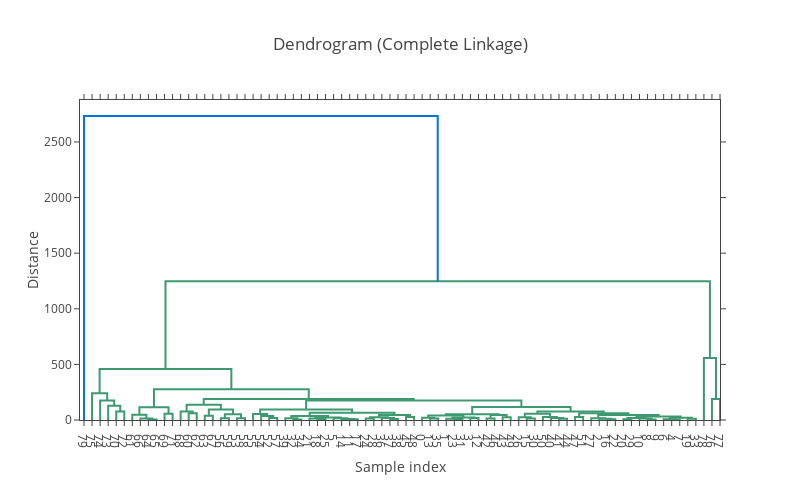

The notebook cell saved with this chart:
### Code cell
# Menampilkan dendrogram menggunakan Plotly untuk metode 'average'
fig_complete = ff.create_dendrogram(linkage_matrix_complete)
fig_complete.update_layout(title='Dendrogram (Complete Linkage)',
                          xaxis_title='Sample index',
                          yaxis_title='Distance',
                          width=800, height=500)
fig_complete.show()

### Figure 1 — Plotly figure (JSON) as saved in the notebook; plotly's stock layout.template omitted (floating-point values rounded to 4 significant figures)
{"data": [{"hoverinfo": "text", "marker": {"color": "rgb(61,153,112)"}, "mode": "lines", "type": "scatter", "x": [45, 45, 55, 55], "xaxis": "x", "y": [0, 75.77, 75.77, 0], "yaxis": "y"}, {"hoverinfo": "text", "marker": {"color": "rgb(61,153,112)"}, "mode": "lines", "type": "scatter", "x": [35, 35, 50, 50], "xaxis": "x", "y": [0, 127.4, 127.4, 75.77], "yaxis": "y"}, {"hoverinfo": "text", "marker": {"color": "rgb(61,153,112)"}, "mode": "lines", "type": "scatter", "x": [25, 25, 42.5, 42.5], "xaxis": "x", "y": [0, 175.5, 175.5, 127.4], "yaxis": "y"}, {"hoverinfo": "text", "marker": {"color": "rgb(61,153,112)"}, "mode": "lines", "type": "scatter", "x": [15, 15, 33.75, 33.75], "xaxis": "x", "y": [0, 241.6, 241.6, 175.5], "yaxis": "y"}, {"hoverinfo": "text", "marker": {"color": "rgb(61,153,112)"}, "mode": "lines", "type": "scatter", "x": [85, 85, 95, 95], "xaxis": "x", "y": [0, 4.544, 4.544, 0], "yaxis": "y"}, {"hoverinfo": "text", "marker": {"color": "rgb(61,153,112)"}, "mode": "lines", "type": "scatter", "x": [75, 75, 90, 90], "xaxis": "x", "y": [0, 14.61, 14.61, 4.544], "yaxis": "y"}, {"hoverinfo": "text", "marker": {"color": "rgb(61,153,112)"}, "mode": "lines", "type": "scatter", "x": [65, 65, 82.5, 82.5], "xaxis": "x", "y": [0, 46.5, 46.5, 14.61], "yaxis": "y"}, {"hoverinfo": "text", "marker": {"color": "rgb(61,153,112)"}, "mode": "lines", "type": "scatter", "x": [105, 105, 115, 115], "xaxis": "x", "y": [0, 55.94, 55.94, 0], "yaxis": "y"}, {"hoverinfo": "text", "marker": {"color": "rgb(61,153,112)"}, "mode": "lines", "type": "scatter", "x": [73.75, 73.75, 110, 110], "xaxis": "x", "y": [46.5, 114.1, 114.1, 55.94], "yaxis": "y"}, {"hoverinfo": "text", "marker": {"color": "rgb(61,153,112)"}, "mode": "lines", "type": "scatter", "x": [135, 135, 145, 145], "xaxis": "x", "y": [0, 61.35, 61.35, 0], "yaxis": "y"}, {"hoverinfo": "text", "marker": {"color": "rgb(61,153,112)"}, "mode": "lines", "type": "scatter", "x": [125, 125, 140, 140], "xaxis": "x", "y": [0, 77.51, 77.51, 61.35], "yaxis": "y"}, {"hoverinfo": "text", "marker": {"color": "rgb(61,153,112)"}, "mode": "lines", "type": "scatter", "x": [155, 155, 165, 165], "xaxis": "x", "y": [0, 38.29, 38.29, 0], "yaxis": "y"}, {"hoverinfo": "text", "marker": {"color": "rgb(61,153,112)"}, "mode": "lines", "type": "scatter", "x": [175, 175, 185, 185], "xaxis": "x", "y": [0, 15.36, 15.36, 0], "yaxis": "y"}, {"hoverinfo": "text", "marker": {"color": "rgb(61,153,112)"}, "mode": "lines", "type": "scatter", "x": [195, 195, 205, 205], "xaxis": "x", "y": [0, 15.63, 15.63, 0], "yaxis": "y"}, {"hoverinfo": "text", "marker": {"color": "rgb(61,153,112)"}, "mode": "lines", "type": "scatter", "x": [180, 180, 200, 200], "xaxis": "x", "y": [15.36, 51.98, 51.98, 15.63], "yaxis": "y"}, {"hoverinfo": "text", "marker": {"color": "rgb(61,153,112)"}, "mode": "lines", "type": "scatter", "x": [160, 160, 190, 190], "xaxis": "x", "y": [38.29, 94.36, 94.36, 51.98], "yaxis": "y"}, {"hoverinfo": "text", "marker": {"color": "rgb(61,153,112)"}, "mode": "lines", "type": "scatter", "x": [132.5, 132.5, 175, 175], "xaxis": "x", "y": [77.51, 138.1, 138.1, 94.36], "yaxis": "y"}, {"hoverinfo": "text", "marker": {"color": "rgb(61,153,112)"}, "mode": "lines", "type": "scatter", "x": [235, 235, 245, 245], "xaxis": "x", "y": [0, 18.14, 18.14, 0], "yaxis": "y"}, {"hoverinfo": "text", "marker": {"color": "rgb(61,153,112)"}, "mode": "lines", "type": "scatter", "x": [225, 225, 240, 240], "xaxis": "x", "y": [0, 36.46, 36.46, 18.14], "yaxis": "y"}, {"hoverinfo": "text", "marker": {"color": "rgb(61,153,112)"}, "mode": "lines", "type": "scatter", "x": [215, 215, 232.5, 232.5], "xaxis": "x", "y": [0, 54.67, 54.67, 36.46], "yaxis": "y"}, {"hoverinfo": "text", "marker": {"color": "rgb(61,153,112)"}, "mode": "lines", "type": "scatter", "x": [265, 265, 275, 275], "xaxis": "x", "y": [0, 3.983, 3.983, 0], "yaxis": "y"}, {"hoverinfo": "text", "marker": {"color": "rgb(61,153,112)"}, "mode": "lines", "type": "scatter", "x": [255, 255, 270, 270], "xaxis": "x", "y": [0, 16.02, 16.02, 3.983], "yaxis": "y"}, {"hoverinfo": "text", "marker": {"color": "rgb(61,153,112)"}, "mode": "lines", "type": "scatter", "x": [295, 295, 305, 305], "xaxis": "x", "y": [0, 9.63, 9.63, 0], "yaxis": "y"}, {"hoverinfo": "text", "marker": {"color": "rgb(61,153,112)"}, "mode": "lines", "type": "scatter", "x": [285, 285, 300, 300], "xaxis": "x", "y": [0, 13.55, 13.55, 9.63], "yaxis": "y"}, {"hoverinfo": "text", "marker": {"color": "rgb(61,153,112)"}, "mode": "lines", "type": "scatter", "x": [335, 335, 345, 345], "xaxis": "x", "y": [0, 7.269, 7.269, 0], "yaxis": "y"}, {"hoverinfo": "text", "marker": {"color": "rgb(61,153,112)"}, "mode": "lines", "type": "scatter", "x": [325, 325, 340, 340], "xaxis": "x", "y": [0, 9.016, 9.016, 7.269], "yaxis": "y"}, {"hoverinfo": "text", "marker": {"color": "rgb(61,153,112)"}, "mode": "lines", "type": "scatter", "x": [315, 315, 332.5, 332.5], "xaxis": "x", "y": [0, 15.23, 15.23, 9.016], "yaxis": "y"}, {"hoverinfo": "text", "marker": {"color": "rgb(61,153,112)"}, "mode": "lines", "type": "scatter", "x": [292.5, 292.5, 323.8, 323.8], "xaxis": "x", "y": [13.55, 23.17, 23.17, 15.23], "yaxis": "y"}, {"hoverinfo": "text", "marker": {"color": "rgb(61,153,112)"}, "mode": "lines", "type": "scatter", "x": [262.5, 262.5, 308.1, 308.1], "xaxis": "x", "y": [16.02, 36.29, 36.29, 23.17], "yaxis": "y"}, {"hoverinfo": "text", "marker": {"color": "rgb(61,153,112)"}, "mode": "lines", "type": "scatter", "x": [355, 355, 365, 365], "xaxis": "x", "y": [0, 14.4, 14.4, 0], "yaxis": "y"}, {"hoverinfo": "text", "marker": {"color": "rgb(61,153,112)"}, "mode": "lines", "type": "scatter", "x": [385, 385, 395, 395], "xaxis": "x", "y": [0, 8.236, 8.236, 0], "yaxis": "y"}, {"hoverinfo": "text", "marker": {"color": "rgb(61,153,112)"}, "mode": "lines", "type": "scatter", "x": [375, 375, 390, 390], "xaxis": "x", "y": [0, 18.82, 18.82, 8.236], "yaxis": "y"}, {"hoverinfo": "text", "marker": {"color": "rgb(61,153,112)"}, "mode": "lines", "type": "scatter", "x": [360, 360, 382.5, 382.5], "xaxis": "x", "y": [14.4, 24.17, 24.17, 18.82], "yaxis": "y"}, {"hoverinfo": "text", "marker": {"color": "rgb(61,153,112)"}, "mode": "lines", "type": "scatter", "x": [405, 405, 415, 415], "xaxis": "x", "y": [0, 26.62, 26.62, 0], "yaxis": "y"}, {"hoverinfo": "text", "marker": {"color": "rgb(61,153,112)"}, "mode": "lines", "type": "scatter", "x": [371.2, 371.2, 410, 410], "xaxis": "x", "y": [24.17, 44.11, 44.11, 26.62], "yaxis": "y"}, {"hoverinfo": "text", "marker": {"color": "rgb(61,153,112)"}, "mode": "lines", "type": "scatter", "x": [285.3, 285.3, 390.6, 390.6], "xaxis": "x", "y": [36.29, 66.28, 66.28, 44.11], "yaxis": "y"}, {"hoverinfo": "text", "marker": {"color": "rgb(61,153,112)"}, "mode": "lines", "type": "scatter", "x": [223.8, 223.8, 338.0, 338.0], "xaxis": "x", "y": [54.67, 93.47, 93.47, 66.28], "yaxis": "y"}, {"hoverinfo": "text", "marker": {"color": "rgb(61,153,112)"}, "mode": "lines", "type": "scatter", "x": [435, 435, 445, 445], "xaxis": "x", "y": [0, 12.39, 12.39, 0], "yaxis": "y"}, {"hoverinfo": "text", "marker": {"color": "rgb(61,153,112)"}, "mode": "lines", "type": "scatter", "x": [425, 425, 440, 440], "xaxis": "x", "y": [0, 20.42, 20.42, 12.39], "yaxis": "y"}, {"hoverinfo": "text", "marker": {"color": "rgb(61,153,112)"}, "mode": "lines", "type": "scatter", "x": [465, 465, 475, 475], "xaxis": "x", "y": [0, 8.32, 8.32, 0], "yaxis": "y"}, {"hoverinfo": "text", "marker": {"color": "rgb(61,153,112)"}, "mode": "lines", "type": "scatter", "x": [455, 455, 470, 470], "xaxis": "x", "y": [0, 11.45, 11.45, 8.32], "yaxis": "y"}, {"hoverinfo": "text", "marker": {"color": "rgb(61,153,112)"}, "mode": "lines", "type": "scatter", "x": [485, 485, 495, 495], "xaxis": "x", "y": [0, 18.22, 18.22, 0], "yaxis": "y"}, {"hoverinfo": "text", "marker": {"color": "rgb(61,153,112)"}, "mode": "lines", "type": "scatter", "x": [462.5, 462.5, 490, 490], "xaxis": "x", "y": [11.45, 22.38, 22.38, 18.22], "yaxis": "y"}, {"hoverinfo": "text", "marker": {"color": "rgb(61,153,112)"}, "mode": "lines", "type": "scatter", "x": [432.5, 432.5, 476.2, 476.2], "xaxis": "x", "y": [20.42, 39.41, 39.41, 22.38], "yaxis": "y"}, {"hoverinfo": "text", "marker": {"color": "rgb(61,153,112)"}, "mode": "lines", "type": "scatter", "x": [505, 505, 515, 515], "xaxis": "x", "y": [0, 13.7, 13.7, 0], "yaxis": "y"}, {"hoverinfo": "text", "marker": {"color": "rgb(61,153,112)"}, "mode": "lines", "type": "scatter", "x": [525, 525, 535, 535], "xaxis": "x", "y": [0, 24.74, 24.74, 0], "yaxis": "y"}, {"hoverinfo": "text", "marker": {"color": "rgb(61,153,112)"}, "mode": "lines", "type": "scatter", "x": [510, 510, 530, 530], "xaxis": "x", "y": [13.7, 44.64, 44.64, 24.74], "yaxis": "y"}, {"hoverinfo": "text", "marker": {"color": "rgb(61,153,112)"}, "mode": "lines", "type": "scatter", "x": [454.4, 454.4, 520, 520], "xaxis": "x", "y": [39.41, 52.67, 52.67, 44.64], "yaxis": "y"}, {"hoverinfo": "text", "marker": {"color": "rgb(61,153,112)"}, "mode": "lines", "type": "scatter", "x": [555, 555, 565, 565], "xaxis": "x", "y": [0, 12.79, 12.79, 0], "yaxis": "y"}, {"hoverinfo": "text", "marker": {"color": "rgb(61,153,112)"}, "mode": "lines", "type": "scatter", "x": [545, 545, 560, 560], "xaxis": "x", "y": [0, 24.8, 24.8, 12.79], "yaxis": "y"}, {"hoverinfo": "text", "marker": {"color": "rgb(61,153,112)"}, "mode": "lines", "type": "scatter", "x": [595, 595, 605, 605], "xaxis": "x", "y": [0, 12.01, 12.01, 0], "yaxis": "y"}, {"hoverinfo": "text", "marker": {"color": "rgb(61,153,112)"}, "mode": "lines", "type": "scatter", "x": [585, 585, 600, 600], "xaxis": "x", "y": [0, 18.35, 18.35, 12.01], "yaxis": "y"}, {"hoverinfo": "text", "marker": {"color": "rgb(61,153,112)"}, "mode": "lines", "type": "scatter", "x": [575, 575, 592.5, 592.5], "xaxis": "x", "y": [0, 28.07, 28.07, 18.35], "yaxis": "y"}, {"hoverinfo": "text", "marker": {"color": "rgb(61,153,112)"}, "mode": "lines", "type": "scatter", "x": [552.5, 552.5, 583.8, 583.8], "xaxis": "x", "y": [24.8, 56.22, 56.22, 28.07], "yaxis": "y"}, {"hoverinfo": "text", "marker": {"color": "rgb(61,153,112)"}, "mode": "lines", "type": "scatter", "x": [615, 615, 625, 625], "xaxis": "x", "y": [0, 27.68, 27.68, 0], "yaxis": "y"}, {"hoverinfo": "text", "marker": {"color": "rgb(61,153,112)"}, "mode": "lines", "type": "scatter", "x": [655, 655, 665, 665], "xaxis": "x", "y": [0, 5.657, 5.657, 0], "yaxis": "y"}, {"hoverinfo": "text", "marker": {"color": "rgb(61,153,112)"}, "mode": "lines", "type": "scatter", "x": [645, 645, 660, 660], "xaxis": "x", "y": [0, 10.58, 10.58, 5.657], "yaxis": "y"}, {"hoverinfo": "text", "marker": {"color": "rgb(61,153,112)"}, "mode": "lines", "type": "scatter", "x": [635, 635, 652.5, 652.5], "xaxis": "x", "y": [0, 14.66, 14.66, 10.58], "yaxis": "y"}, {"hoverinfo": "text", "marker": {"color": "rgb(61,153,112)"}, "mode": "lines", "type": "scatter", "x": [675, 675, 685, 685], "xaxis": "x", "y": [0, 6.679, 6.679, 0], "yaxis": "y"}, {"hoverinfo": "text", "marker": {"color": "rgb(61,153,112)"}, "mode": "lines", "type": "scatter", "x": [705, 705, 715, 715], "xaxis": "x", "y": [0, 4.249, 4.249, 0], "yaxis": "y"}, {"hoverinfo": "text", "marker": {"color": "rgb(61,153,112)"}, "mode": "lines", "type": "scatter", "x": [695, 695, 710, 710], "xaxis": "x", "y": [0, 12.69, 12.69, 4.249], "yaxis": "y"}, {"hoverinfo": "text", "marker": {"color": "rgb(61,153,112)"}, "mode": "lines", "type": "scatter", "x": [680, 680, 702.5, 702.5], "xaxis": "x", "y": [6.679, 17.75, 17.75, 12.69], "yaxis": "y"}, {"hoverinfo": "text", "marker": {"color": "rgb(61,153,112)"}, "mode": "lines", "type": "scatter", "x": [735, 735, 745, 745], "xaxis": "x", "y": [0, 5.247, 5.247, 0], "yaxis": "y"}, {"hoverinfo": "text", "marker": {"color": "rgb(61,153,112)"}, "mode": "lines", "type": "scatter", "x": [725, 725, 740, 740], "xaxis": "x", "y": [0, 6.411, 6.411, 5.247], "yaxis": "y"}, {"hoverinfo": "text", "marker": {"color": "rgb(61,153,112)"}, "mode": "lines", "type": "scatter", "x": [755, 755, 765, 765], "xaxis": "x", "y": [0, 10.81, 10.81, 0], "yaxis": "y"}, {"hoverinfo": "text", "marker": {"color": "rgb(61,153,112)"}, "mode": "lines", "type": "scatter", "x": [732.5, 732.5, 760, 760], "xaxis": "x", "y": [6.411, 20.54, 20.54, 10.81], "yaxis": "y"}, {"hoverinfo": "text", "marker": {"color": "rgb(61,153,112)"}, "mode": "lines", "type": "scatter", "x": [691.2, 691.2, 746.2, 746.2], "xaxis": "x", "y": [17.75, 30.94, 30.94, 20.54], "yaxis": "y"}, {"hoverinfo": "text", "marker": {"color": "rgb(61,153,112)"}, "mode": "lines", "type": "scatter", "x": [643.8, 643.8, 718.8, 718.8], "xaxis": "x", "y": [14.66, 43.86, 43.86, 30.94], "yaxis": "y"}, {"hoverinfo": "text", "marker": {"color": "rgb(61,153,112)"}, "mode": "lines", "type": "scatter", "x": [620, 620, 681.2, 681.2], "xaxis": "x", "y": [27.68, 59.58, 59.58, 43.86], "yaxis": "y"}, {"hoverinfo": "text", "marker": {"color": "rgb(61,153,112)"}, "mode": "lines", "type": "scatter", "x": [568.1, 568.1, 650.6, 650.6], "xaxis": "x", "y": [56.22, 76.95, 76.95, 59.58], "yaxis": "y"}, {"hoverinfo": "text", "marker": {"color": "rgb(61,153,112)"}, "mode": "lines", "type": "scatter", "x": [487.2, 487.2, 609.4, 609.4], "xaxis": "x", "y": [52.67, 117.0, 117.0, 76.95], "yaxis": "y"}, {"hoverinfo": "text", "marker": {"color": "rgb(61,153,112)"}, "mode": "lines", "type": "scatter", "x": [280.9, 280.9, 548.3, 548.3], "xaxis": "x", "y": [93.47, 174.8, 174.8, 117.0], "yaxis": "y"}, {"hoverinfo": "text", "marker": {"color": "rgb(61,153,112)"}, "mode": "lines", "type": "scatter", "x": [153.8, 153.8, 414.6, 414.6], "xaxis": "x", "y": [138.1, 188.9, 188.9, 174.8], "yaxis": "y"}, {"hoverinfo": "text", "marker": {"color": "rgb(61,153,112)"}, "mode": "lines", "type": "scatter", "x": [91.88, 91.88, 284.2, 284.2], "xaxis": "x", "y": [114.1, 275.9, 275.9, 188.9], "yaxis": "y"}, {"hoverinfo": "text", "marker": {"color": "rgb(61,153,112)"}, "mode": "lines", "type": "scatter", "x": [24.38, 24.38, 188.0, 188.0], "xaxis": "x", "y": [241.6, 457.8, 457.8, 275.9], "yaxis": "y"}, {"hoverinfo": "text", "marker": {"color": "rgb(61,153,112)"}, "mode": "lines", "type": "scatter", "x": [785, 785, 795, 795], "xaxis": "x", "y": [0, 188.4, 188.4, 0], "yaxis": "y"}, {"hoverinfo": "text", "marker": {"color": "rgb(61,153,112)"}, "mode": "lines", "type": "scatter", "x": [775, 775, 790, 790], "xaxis": "x", "y": [0, 557.9, 557.9, 188.4], "yaxis": "y"}, {"hoverinfo": "text", "marker": {"color": "rgb(61,153,112)"}, "mode": "lines", "type": "scatter", "x": [106.2, 106.2, 782.5, 782.5], "xaxis": "x", "y": [457.8, 1248.0, 1248.0, 557.9], "yaxis": "y"}, {"hoverinfo": "text", "marker": {"color": "rgb(0,116,217)"}, "mode": "lines", "type": "scatter", "x": [5, 5, 444.3, 444.3], "xaxis": "x", "y": [0, 2733.0, 2733.0, 1248.0], "yaxis": "y"}], "layout": {"autosize": false, "height": 500, "hovermode": "closest", "showlegend": false, "title": {"text": "Dendrogram (Complete Linkage)"}, "width": 800, "xaxis": {"mirror": "allticks", "rangemode": "tozero", "showgrid": false, "showline": true, "showticklabels": true, "tickmode": "array", "ticks": "outside", "ticktext": ["79", "75", "74", "73", "70", "72", "61", "66", "64", "65", "69", "71", "68", "60", "62", "63", "67", "56", "59", "53", "58", "55", "54", "52", "57", "39", "32", "34", "21", "18", "25", "5", "14", "11", "17", "24", "28", "36", "37", "38", "45", "48", "0", "13", "35", "1", "23", "31", "3", "12", "42", "46", "43", "49", "26", "15", "30", "50", "40", "41", "44", "47", "51", "27", "2", "16", "22", "20", "29", "10", "8", "9", "6", "4", "7", "19", "33", "78", "76", "77"], "tickvals": [5, 15, 25, 35, 45, 55, 65, 75, 85, 95, 105, 115, 125, 135, 145, 155, 165, 175, 185, 195, 205, 215, 225, 235, 245, 255, 265, 275, 285, 295, 305, 315, 325, 335, 345, 355, 365, 375, 385, 395, 405, 415, 425, 435, 445, 455, 465, 475, 485, 495, 505, 515, 525, 535, 545, 555, 565, 575, 585, 595, 605, 615, 625, 635, 645, 655, 665, 675, 685, 695, 705, 715, 725, 735, 745, 755, 765, 775, 785, 795], "title": {"text": "Sample index"}, "type": "linear", "zeroline": false}, "yaxis": {"mirror": "allticks", "rangemode": "tozero", "showgrid": false, "showline": true, "showticklabels": true, "ticks": "outside", "title": {"text": "Distance"}, "type": "linear", "zeroline": false}}}
